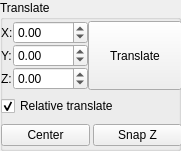
      <widget class="QGroupBox" name="translateBox">
       <property name="geometry">
        <rect>
         <x>10</x>
         <y>210</y>
         <width>181</width>
         <height>151</height>
        </rect>
       </property>
       <property name="title">
        <string>Translate</string>
       </property>
       <widget class="QWidget" name="">
        <property name="geometry">
         <rect>
          <x>1</x>
          <y>21</y>
          <width>181</width>
          <height>101</height>
         </rect>
        </property>
        <layout class="QGridLayout" name="gridLayout_3">
         <property name="spacing">
          <number>0</number>
         </property>
         <item row="0" column="0">
          <widget class="QLabel" name="label_5">
           <property name="sizePolicy">
            <sizepolicy hsizetype="Minimum" vsizetype="Minimum">
             <horstretch>0</horstretch>
             <verstretch>0</verstretch>
            </sizepolicy>
           </property>
           <property name="minimumSize">
            <size>
             <width>12</width>
             <height>0</height>
            </size>
           </property>
           <property name="text">
            <string>X:</string>
           </property>
          </widget>
         </item>
         <item row="0" column="1">
          <widget class="QDoubleSpinBox" name="translateXBox">
           <property name="sizePolicy">
            <sizepolicy hsizetype="Preferred" vsizetype="Fixed">
             <horstretch>0</horstretch>
             <verstretch>0</verstretch>
            </sizepolicy>
           </property>
           <property name="minimumSize">
            <size>
             <width>0</width>
             <height>0</height>
            </size>
           </property>
           <property name="decimals">
            <number>2</number>
           </property>
           <property name="minimum">
            <double>-1000.000000000000000</double>
           </property>
           <property name="maximum">
            <double>1000.000000000000000</double>
           </property>
          </widget>
         </item>
         <item row="1" column="0">
          <widget class="QLabel" name="label_4">
           <property name="sizePolicy">
            <sizepolicy hsizetype="Minimum" vsizetype="Preferred">
             <horstretch>0</horstretch>
             <verstretch>0</verstretch>
            </sizepolicy>
           </property>
           <property name="minimumSize">
            <size>
             <width>12</width>
             <height>0</height>
            </size>
           </property>
           <property name="text">
            <string>Y:</string>
           </property>
          </widget>
         </item>
         <item row="1" column="1">
          <widget class="QDoubleSpinBox" name="translateYBox">
           <property name="sizePolicy">
            <sizepolicy hsizetype="Preferred" vsizetype="Fixed">
             <horstretch>0</horstretch>
             <verstretch>0</verstretch>
            </sizepolicy>
           </property>
           <property name="decimals">
            <number>2</number>
           </property>
           <property name="minimum">
            <double>-1000.000000000000000</double>
           </property>
           <property name="maximum">
            <double>1000.000000000000000</double>
           </property>
          </widget>
         </item>
         <item row="2" column="0">
          <widget class="QLabel" name="label_6">
           <property name="sizePolicy">
            <sizepolicy hsizetype="Minimum" vsizetype="Preferred">
             <horstretch>0</horstretch>
             <verstretch>0</verstretch>
            </sizepolicy>
           </property>
           <property name="minimumSize">
            <size>
             <width>12</width>
             <height>0</height>
            </size>
           </property>
           <property name="text">
            <string>Z:</string>
           </property>
          </widget>
         </item>
         <item row="2" column="1">
          <widget class="QDoubleSpinBox" name="translateZBox">
           <property name="sizePolicy">
            <sizepolicy hsizetype="Preferred" vsizetype="Fixed">
             <horstretch>0</horstretch>
             <verstretch>0</verstretch>
            </sizepolicy>
           </property>
           <property name="decimals">
            <number>2</number>
           </property>
           <property name="minimum">
            <double>-1000.000000000000000</double>
           </property>
           <property name="maximum">
            <double>1000.000000000000000</double>
           </property>
          </widget>
         </item>
         <item row="3" column="0" colspan="3">
          <widget class="QCheckBox" name="translateRelBox">
           <property name="sizePolicy">
            <sizepolicy hsizetype="MinimumExpanding" vsizetype="Expanding">
             <horstretch>0</horstretch>
             <verstretch>0</verstretch>
            </sizepolicy>
           </property>
           <property name="minimumSize">
            <size>
             <width>0</width>
             <height>0</height>
            </size>
           </property>
           <property name="maximumSize">
            <size>
             <width>16777215</width>
             <height>16777215</height>
            </size>
           </property>
           <property name="toolTip">
            <string>If set, translate moves selected objects by given values, otherwise moves minimum x, y, and z values of each object to the specified position.</string>
           </property>
           <property name="layoutDirection">
            <enum>Qt::LeftToRight</enum>
           </property>
           <property name="text">
            <string>Relative translate</string>
           </property>
           <property name="checked">
            <bool>true</bool>
           </property>
           <property name="autoRepeatInterval">
            <number>0</number>
           </property>
           <property name="tristate">
            <bool>false</bool>
           </property>
          </widget>
         </item>
         <item row="0" column="2" rowspan="3">
          <widget class="QPushButton" name="translateButton">
           <property name="sizePolicy">
            <sizepolicy hsizetype="MinimumExpanding" vsizetype="Expanding">
             <horstretch>0</horstretch>
             <verstretch>0</verstretch>
            </sizepolicy>
           </property>
           <property name="toolTip">
            <string>Translate selected objects</string>
           </property>
           <property name="text">
            <string>Translate</string>
           </property>
          </widget>
         </item>
        </layout>
       </widget>
       <widget class="QWidget" name="">
        <property name="geometry">
         <rect>
          <x>1</x>
          <y>121</y>
          <width>181</width>
          <height>29</height>
         </rect>
        </property>
        <layout class="QHBoxLayout" name="horizontalLayout_3">
         <property name="spacing">
          <number>3</number>
         </property>
         <item>
          <widget class="QPushButton" name="centerButton">
           <property name="text">
            <string>Center</string>
           </property>
          </widget>
         </item>
         <item>
          <widget class="QPushButton" name="snapZButton">
           <property name="text">
            <string>Snap Z</string>
           </property>
          </widget>
         </item>
        </layout>
       </widget>
      </widget>
